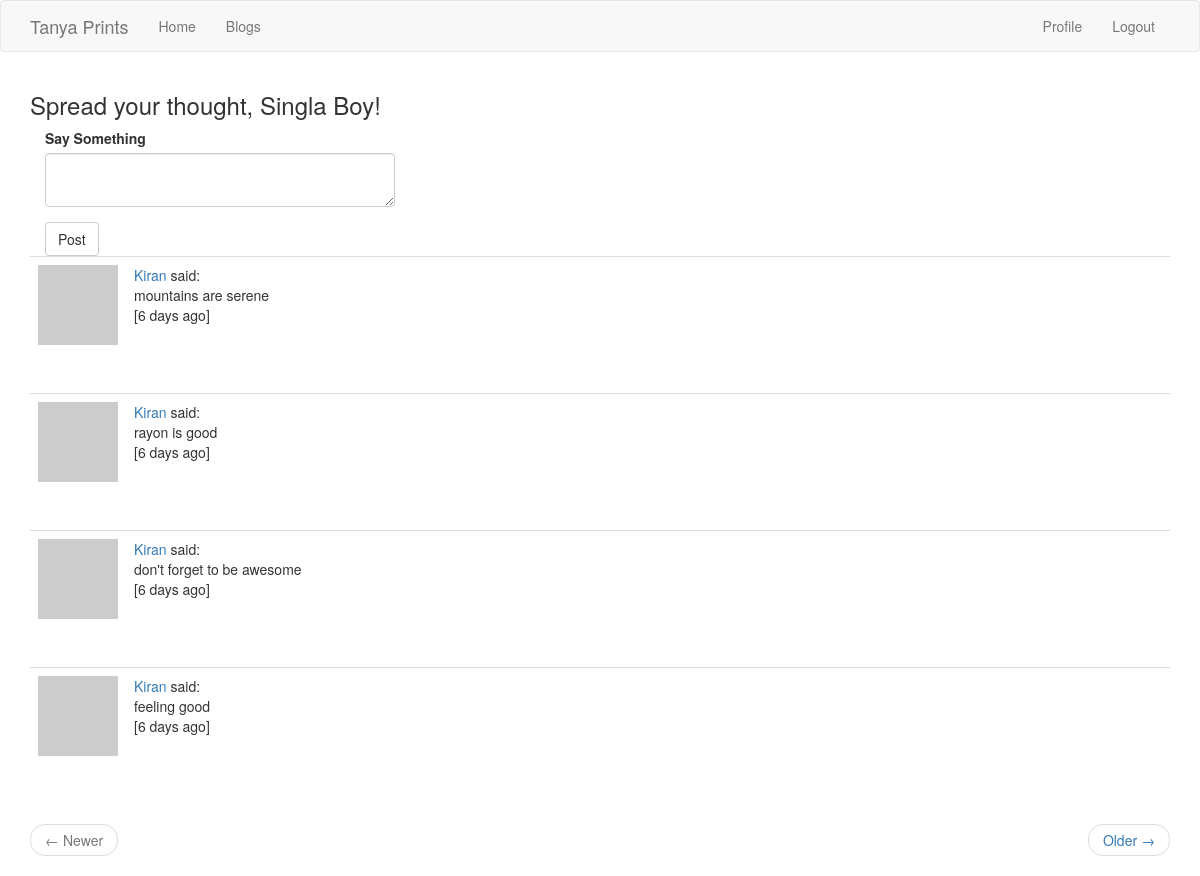
The app's page /index/blogs (signed in), older data.
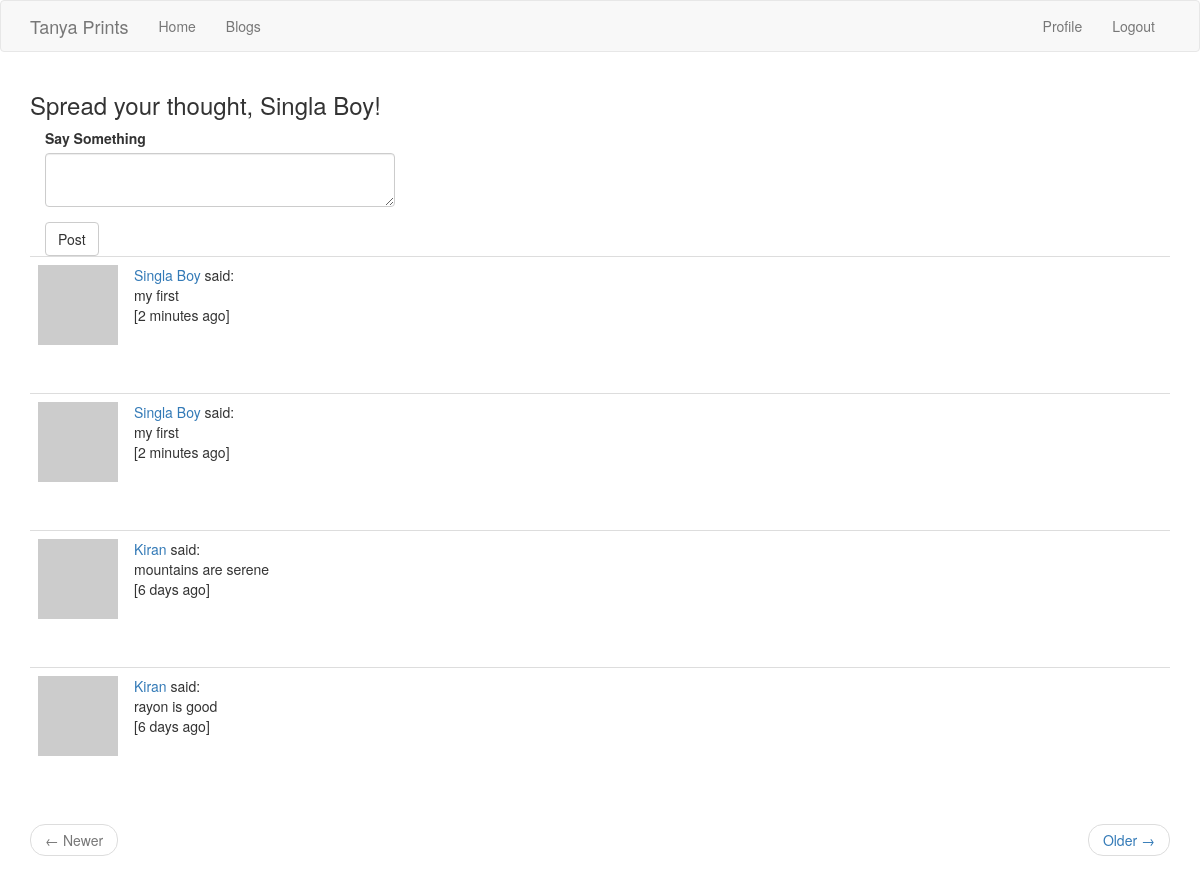
The same page, newer data.
### app/models.py (models this page shows, shortened)
class User(UserMixin, db.Model):
	id = db.Column(db.Integer, primary_key = True)
	username = db.Column(db.String(32), index = True, unique = True)
	email = db.Column(db.String(64), unique=True)
	password_hash = db.Column(db.String(128))
	about_me = db.Column(db.String(256))
	last_seen = db.Column(db.DateTime, default=datetime.utcnow)
	blogs = db.relationship('Blog', backref='author', lazy='dynamic')
	followed = db.relationship(
				'User', secondary=followers,
				 primaryjoin=(followers.c.follower_id == id),
				 secondaryjoin=(followers.c.followed_id == id),
				 backref=db.backref('followers', lazy='dynamic'),
				 lazy='dynamic')
	def avatar(self, size):
		digest = md5(self.email.lower().encode('utf-8')).hexdigest()
		return 'https://www.gravatar.com/avatar/{}?d=identicon&s={}'.format(digest, size)

class Blog(db.Model):
	id = db.Column(db.Integer, primary_key = True)
	title = db.Column(db.String(128), unique=True)
	time_stamp = db.Column(db.DateTime, index=True, default=datetime.utcnow)
	body = db.Column(db.String(512))
	user_id = db.Column(db.Integer, db.ForeignKey('user.id'))
	language = db.Column(db.String(5))

### app/routes.py (the view, shortened to what this page needs)
@app.route('/index/blogs', methods=['GET','POST'])
@login_required
def blogs():
	form = BlogForm()
	page  = request.args.get('page', 1, type=int)
	posts = Blog.query.order_by(Blog.time_stamp.desc()).paginate(page, app.config['POST_PER_PAGE'], False)
	next_url = url_for('blogs', page=posts.next_num) if posts.has_next else None
	prev_url = url_for('blogs', page=posts.prev_num) if posts.has_prev else None
	return render_template('blogs.html', title='TP-Blogs', posts=posts.items, next_url=next_url, prev_url=prev_url,\
							form = form)

### app/forms.py
class BlogForm(FlaskForm):
	content = TextAreaField('Say Something', validators=[DataRequired(), Length(min=0, max=512)])
	submit = SubmitField('Post')

### app/models.py (called while the page is built)
@login.user_loader
def load_user(id):
	return User.query.get(int(id))

### app/routes.py (called while the page is built)
@app.before_request
def before_request():
	if current_user.is_authenticated:
		current_user.last_seen = datetime.utcnow()
		db.session.commit()

### app/templates/blogs.html
{%extends "base.html"%}
{% import 'bootstrap/wtf.html' as wtf%}
{%block app_content%}
	{%if not current_user.is_anonymous%}
	<h3>Spread your thought, {{current_user.username.title()}}!</h3>
	<div classs='row'>
		<div class='col-md-4'>
			{{wtf.quick_form(form)}}
		</div>
	{%endif%}
	<br>
	{% for post in posts %}
		{% include 'user_blog.html' %}
	{% endfor %}
	<nav aria-label='...'>
		<ul class='pager'>
			<li class='previous{% if not prev_url %} disabled {% endif %}'>
			<a href="{{prev_url or '#'}}">
			<span aria-hidden="true">&larr;</span> Newer
			</a>
			</li>
			<li class='next{% if not next_url %} disabled {% endif %}'>
			<a href="{{next_url or '#'}}">
			Older <span aria-hidden='true'>&rarr;</span>
			</a>
			</li>
		</ul>
	</nav>
{%endblock%}

### app/templates/base.html (shortened to what this page needs)
{% extends 'bootstrap/base.html' %}
{% block navbar %}
    <nav class="navbar navbar-default">
        <div class="container">
            <div class="navbar-header">
                <a class="navbar-brand" href="{{ url_for('index') }}">Tanya Prints</a>
            </div>
            <div class="collapse navbar-collapse" id="bs-example-navbar-collapse-1">
                <ul class="nav navbar-nav">
                    <li><a href="{{ url_for('index') }}">Home</a></li>
                    <li><a href="{{ url_for('blogs') }}">Blogs</a></li>
                </ul>
                <ul class="nav navbar-nav navbar-right">
                    {% if current_user.is_anonymous %}
                    <li><a href="{{ url_for('login') }}">Login</a></li>
					<li><a href="{{ url_for('register')}}">Register</a></li>
                    {% else %}
                    <li><a href="{{ url_for('user', username=current_user.username) }}">Profile</a></li>
                    <li><a href="{{ url_for('logout') }}">Logout</a></li>
                    {% endif %}
                </ul>
            </div>
        </div>
    </nav>
{% endblock %}
{% block content %}
    <div class="container">
        {% block app_content %}{% endblock %}
    </div>
{% endblock %}

### app/templates/user_blog.html
<table class='table table-hover'>
	<tr valign='top'>
		<td width='50px'>
		<a href="{{url_for('user', username=post.author.username)}}">
			<img src='{{post.author.avatar(50)}}'/>
		</a>
		</td>
		<td>
			<a href="{{url_for('user', username=post.author.username)}}">
			{{post.author.username.title()}}</a>
			said:<br>
			<span id="post{{post.id}}">{{post.body}}</span><br>
			[{{moment(post.time_stamp).fromNow()}}]
		</td>
	</tr>
</table>
<br>

Row changes from the older to the newer data that the page shows:
no longer on this page (row unchanged): Blog: author.username "Kiran", body "don't forget to be awesome", time_stamp "6 days ago"
no longer on this page (row unchanged): Blog: author.username "Kiran", body "feeling good", time_stamp "6 days ago"
added Blog: author.username "Singla Boy", body "my first", time_stamp "2 minutes ago"
added Blog: author.username "Singla Boy", body "my first", time_stamp "2 minutes ago"
